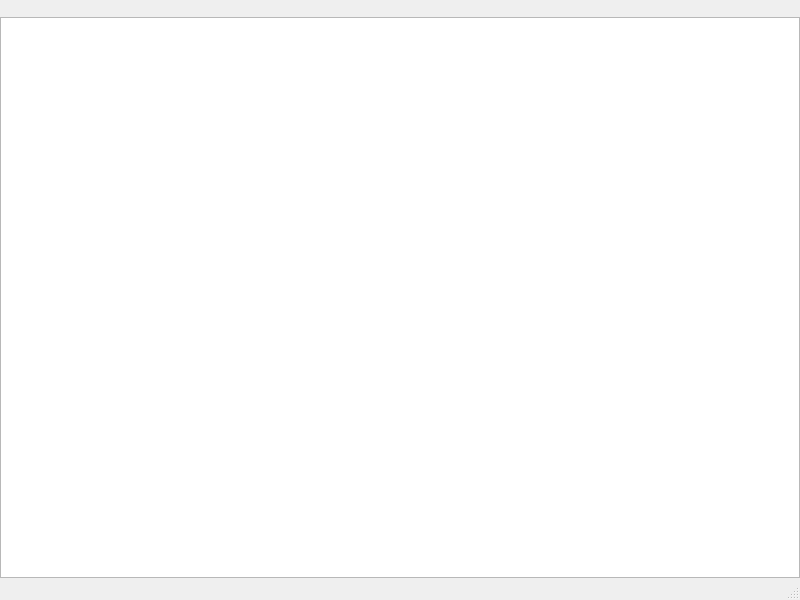
<?xml version="1.0" encoding="UTF-8"?>
<ui version="4.0">
    <class>FileViewerDialog</class>
    <widget class="QDialog" name="FileViewerDialog">
        <property name="geometry">
            <rect>
                <x>0</x>
                <y>0</y>
                <width>800</width>
                <height>600</height>
            </rect>
        </property>
        <property name="windowTitle">
            <string>File Viewer</string>
        </property>
        <layout class="QVBoxLayout" name="verticalLayout">
            <property name="spacing">
                <number>0</number>
            </property>
            <property name="leftMargin">
                <number>0</number>
            </property>
            <property name="topMargin">
                <number>0</number>
            </property>
            <property name="rightMargin">
                <number>0</number>
            </property>
            <property name="bottomMargin">
                <number>0</number>
            </property>
            <item>
                <widget class="QToolBar" name="toolBar">
                    <property name="movable">
                        <bool>false</bool>
                    </property>
                    <property name="iconSize">
                        <size>
                            <width>16</width>
                            <height>16</height>
                        </size>
                    </property>
                    <property name="toolButtonStyle">
                        <enum>Qt::ToolButtonTextBesideIcon</enum>
                    </property>
                </widget>
            </item>
            <item>
                <widget class="QPlainTextEdit" name="text_edit">
                    <property name="readOnly">
                        <bool>true</bool>
                    </property>
                </widget>
            </item>
            <item>
                <widget class="QStatusBar" name="statusBar"/>
            </item>
        </layout>
    </widget>
    <resources/>
    <connections/>
</ui>
